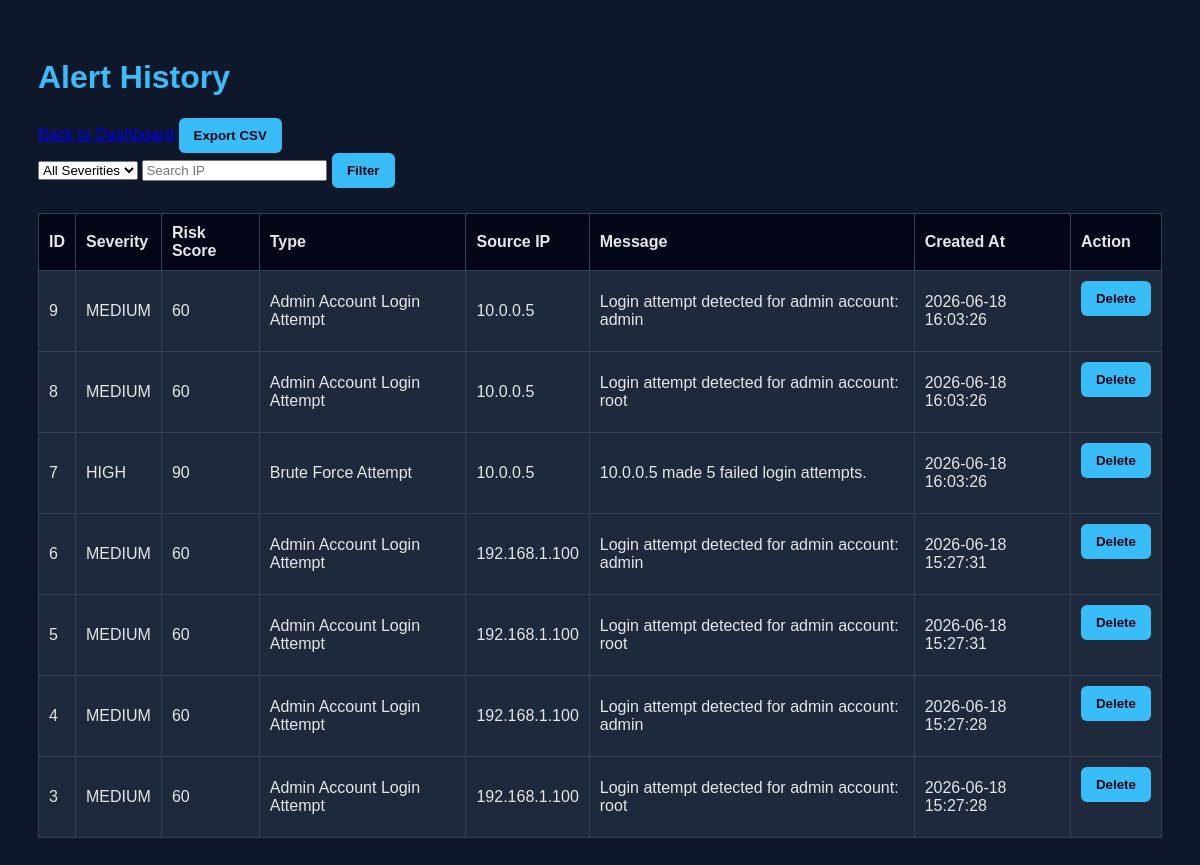
Before: /history with the older database file.
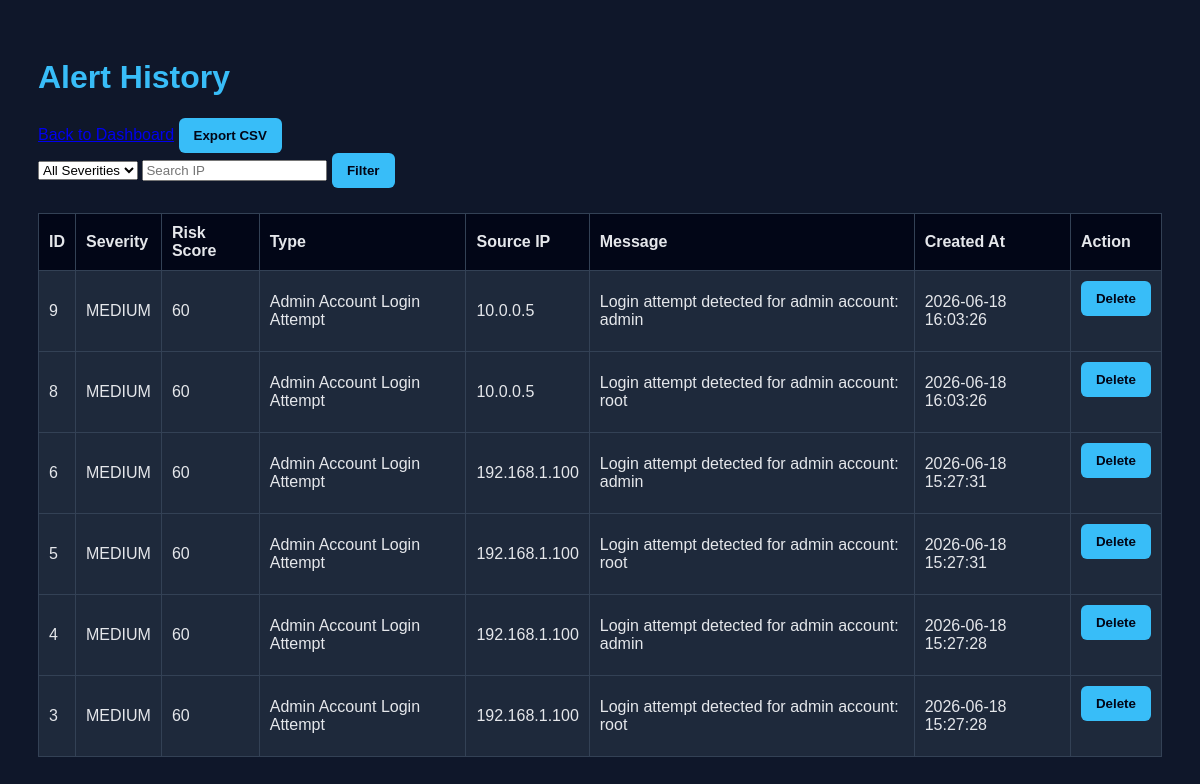
After: the same page with the newer database file.
### tables this page shows
CREATE TABLE alerts (
            id INTEGER PRIMARY KEY AUTOINCREMENT,
            severity TEXT,
            risk_score INTEGER,
            alert_type TEXT,
            source_ip TEXT,
            message TEXT,
            created_at TEXT
        );

### app.py (the view)
@app.route("/history")
def history():
    severity = request.args.get("severity")
    source_ip = request.args.get("source_ip")
    if severity or source_ip:
        alerts = search_alerts(severity, source_ip)
    else:
        alerts = get_alert_history()
    return render_template(
        "history.html",
        alerts=alerts,
        selected_severity=severity or "",
        searched_ip=source_ip or ""
    )

### database.py (called while the page is built)
def get_alert_history():
    conn = sqlite3.connect(DB_NAME)
    cursor = conn.cursor()
    cursor.execute("""
        SELECT id, severity, risk_score, alert_type, source_ip, message, created_at
        FROM alerts
        ORDER BY id DESC
    """)
    rows = cursor.fetchall()
    conn.close()
    alerts = []
    for row in rows:
        alerts.append({
            "id": row[0],
            "severity": row[1],
            "risk_score": row[2],
            "type": row[3],
            "ip": row[4],
            "message": row[5],
            "created_at": row[6]
        })
    return alerts

### templates/history.html (shortened to what this page needs)
<!DOCTYPE html>
<html>
<head>
    <link rel="stylesheet" href="/static/style.css">
</head>
<body>
    <h1>Alert History</h1>
    <a href="/">Back to Dashboard</a>
    <a href="/export">
    <button type="button">Export CSV</button>
</a>
    <form method="GET" action="/history">
    <select name="severity">
        <option value="">All Severities</option>
    </select>
    <input type="text" name="source_ip" placeholder="Search IP" value="{{ searched_ip }}">
    <button type="submit">Filter</button>
</form>
    <table>
        <tr>
            <th>ID</th>
            <th>Severity</th>
            <th>Risk Score</th>
            <th>Type</th>
            <th>Source IP</th>
            <th>Message</th>
            <th>Created At</th>
             <th>Action</th>
        </tr>
        {% for alert in alerts %}
        <tr>
            <td>{{ alert.id }}</td>
            <td>{{ alert.severity }}</td>
            <td>{{ alert.risk_score }}</td>
            <td>{{ alert.type }}</td>
            <td>{{ alert.ip }}</td>
            <td>{{ alert.message }}</td>
            <td>{{ alert.created_at }}</td>
             <td>
            <form method="POST" action="/delete/{{ alert.id }}">
                <button type="submit">Delete</button>
            </form>
        </td>
        </tr>
        {% endfor %}
    </table>
</body>
</html>

Changed rows visible on the page:
removed alerts: id "7", severity "HIGH", risk_score "90", type "Brute Force Attempt", ip "10.0.0.5", message "10.0.0.5 made 5 failed login attempts.", created_at "2026-06-18 16:03:26"
